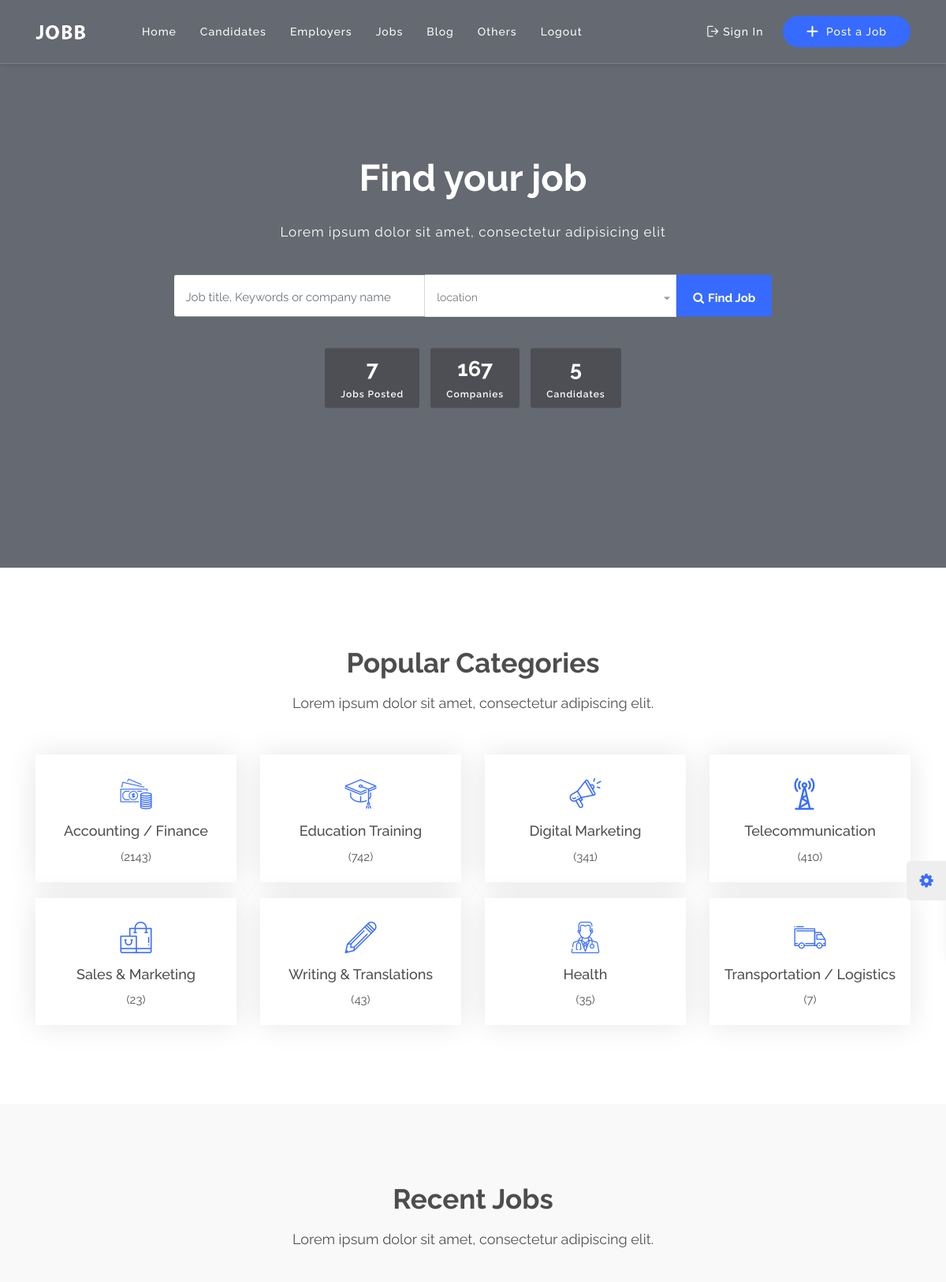
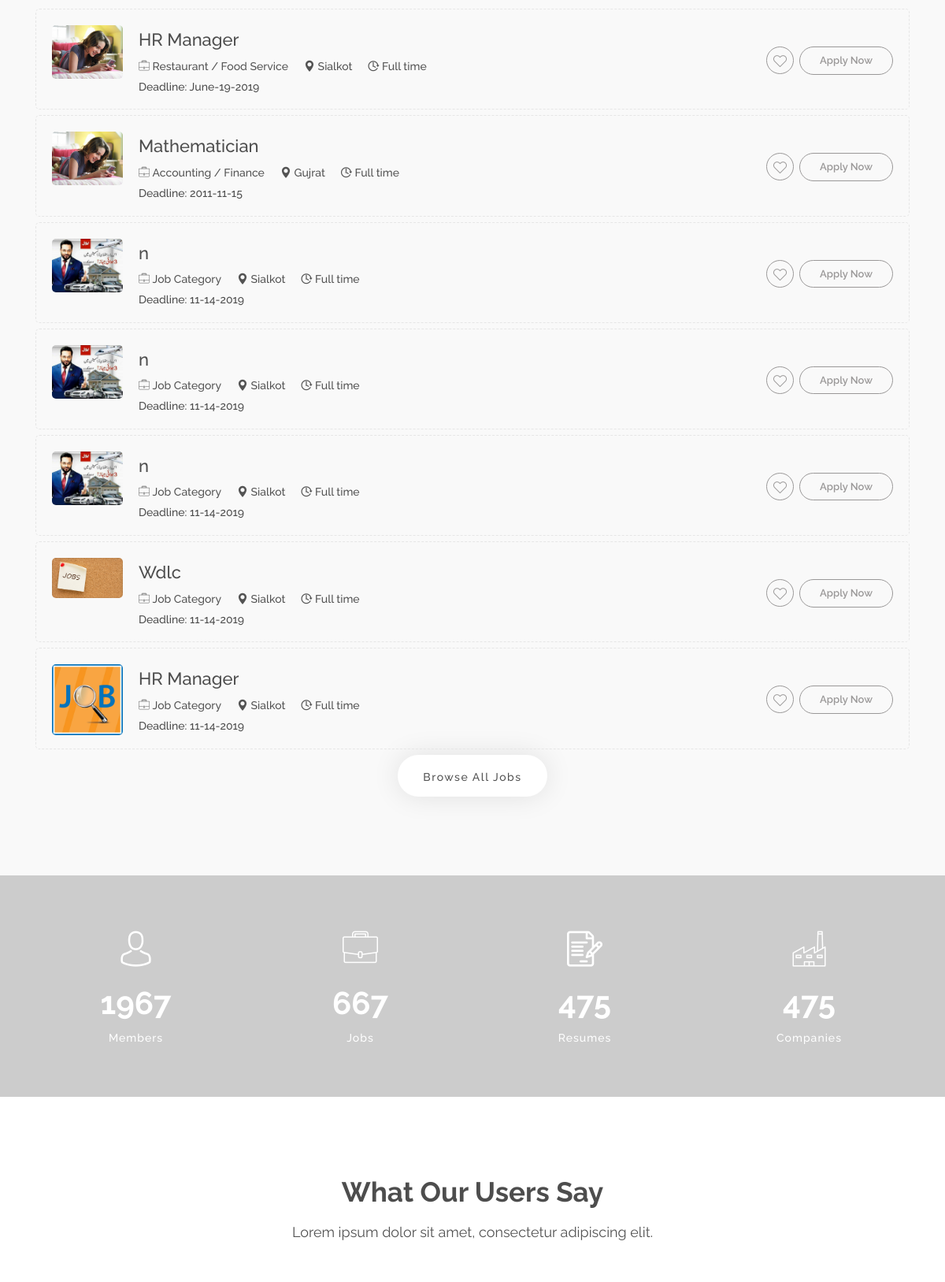
Page /index-3.php (upper part) on the committed database (2 pictures, top to bottom).
### tables this page shows
CREATE TABLE `job_post` (
  `id` int(11) NOT NULL,
  `job_title` varchar(255) NOT NULL,
  `job_type` varchar(255) NOT NULL,
  `job_category` varchar(255) NOT NULL,
  `location` varchar(255) NOT NULL,
  `salary` varchar(255) NOT NULL,
  `gender` varchar(255) NOT NULL,
  `country` varchar(255) NOT NULL,
  `city` varchar(255) NOT NULL,
  `qualification` varchar(255) NOT NULL,
  `experience` varchar(255) NOT NULL,
  `last_date` varchar(255) NOT NULL,
  `message` longtext NOT NULL,
  `file` varchar(255) NOT NULL,
  `post_date` timestamp NOT NULL DEFAULT CURRENT_TIMESTAMP
);

### HTML/index-3.php (the view, shortened to what this page needs)
<?php
include('includes/db.php');
$sql = "SELECT * FROM job_post";
$query = mysqli_query($con,$sql);
if(mysqli_num_rows($query) > 0){
  $job = mysqli_num_rows($query);
}
?>
<?php
include('includes/db.php');
$sql = "SELECT * FROM job_apply";
$query = mysqli_query($con,$sql);
if(mysqli_num_rows($query) > 0){
  $candidate = mysqli_num_rows($query);
}
?>
<!DOCTYPE html>
<html lang="zxx">
<head>
    <link rel="stylesheet" type="text/css" href="css/bootstrap.min.css">
    <link rel="stylesheet" type="text/css" href="css/animate.min.css">
    <link rel="stylesheet" type="text/css" href="css/bootstrap-submenu.css">
    <link rel="stylesheet" type="text/css" href="css/bootstrap-select.min.css">
    <link rel="stylesheet" type="text/css" href="css/magnific-popup.css">
    <link rel="stylesheet" type="text/css" href="css/daterangepicker.css">
    <link rel="stylesheet" href="css/leaflet.css" type="text/css">
    <link rel="stylesheet" href="css/map.css" type="text/css">
    <link rel="stylesheet" type="text/css" href="fonts/font-awesome/css/font-awesome.min.css">
    <link rel="stylesheet" type="text/css" href="fonts/flaticon/font/flaticon.css">
    <link rel="stylesheet" type="text/css" href="fonts/linearicons/style.css">
    <link rel="stylesheet" type="text/css"  href="css/jquery.mCustomScrollbar.css">
    <link rel="stylesheet" type="text/css"  href="css/dropzone.css">
    <link rel="stylesheet" type="text/css"  href="css/slick.css">
    <link rel="stylesheet" type="text/css" href="css/style.css">
    <link rel="stylesheet" type="text/css" id="style_sheet" href="css/skins/midnight-blue.css">
    <link rel="stylesheet" type="text/css" href="css/ie10-viewport-bug-workaround.css">
</head>
<body>
<?php include("includes/header.php")?>
<div class="banner banner_video_bg" id="banner">
    <div id="bannerCarousole" class="carousel slide" data-ride="carousel">
        <div class="carousel-inner">
            <div class="carousel-item banner-max-height active">
            </div>
        </div>
    </div>
    <div class="banner-inner">
        <div class="container">
            <div class="text-center">
                <h3 class="b-text">Find your job</h3>
                <p>Lorem ipsum dolor sit amet, consectetur adipisicing elit</p>
                <form class="" action="searchjob.php" method="get">
                <div class="inline-search-area ml-auto mr-auto none-768">
                    <div class="search-boxs">
                        <div class="search-col">
                            <input type="text" name="search" class="form-control has-icon b-radius" placeholder="Job title, Keywords or company name">
                        </div>
                        <div class="search-col">
                            <select class="selectpicker search-fields" name="location">
                                <option>location</option>
                            </select>
                        </div>
                        <div class="find">
                            <button name="find_job" class="btn button-theme btn-search btn-block b-radius">
                                <i class="fa fa-search"></i><strong>Find Job</strong>
                            </button>
                        </div>
                    </div>
                </div>
                  </form>
                <div class="banner-counter-box none-768">
                    <div class="counter-box">
                        <h1 class="counter"><?php echo $job; ?></h1>
                        <p>Jobs Posted</p>
                    </div>
                    <div class="counter-box">
                        <h1 class="counter">167</h1>
                        <p>Companies</p>
                    </div>
                    <div class="counter-box">
                        <h1 class="counter"><?php echo $candidate; ?></h1>
                        <p>Candidates</p>
                    </div>
                </div>
            </div>
        </div>
    </div>
</div>
<div class="popular-categories content-area-7">
    <div class="container">
        <div class="main-title text-center">
            <h1>Popular Categories</h1>
            <p>Lorem ipsum dolor sit amet, consectetur adipiscing elit.</p>
        </div>
        <div class="row">
            <div class="col-lg-3 col-md-4 col-sm-6">
                <div class="categorie-box">
                    <i class="flaticon-money"></i>
                    <h5>Accounting / Finance</h5>
                    <span>(2143)</span>
                </div>
            </div>
            <div class="col-lg-3 col-md-4 col-sm-6">
                <div class="categorie-box">
                    <i class="flaticon-mortarboard"></i>
                    <h5>Education Training</h5>
                    <span>(742)</span>
                </div>
            </div>
            <div class="col-lg-3 col-md-4 col-sm-6">
                <div class="categorie-box">
                    <i class="flaticon-shout"></i>
                    <h5>Digital Marketing</h5>
                    <span>(341)</span>
                </div>
            </div>
            <div class="col-lg-3 col-md-4 col-sm-6">
                <div class="categorie-box">
                    <i class="flaticon-radar"></i>
                    <h5>Telecommunication</h5>
                    <span>(410)</span>
                </div>
            </div>
            <div class="col-lg-3 col-md-4 col-sm-6">
                <div class="categorie-box">
                    <i class="flaticon-sale"></i>
                    <h5>Sales & Marketing</h5>
                    <span>(23)</span>
                </div>
            </div>
            <div class="col-lg-3 col-md-4 col-sm-6">
                <div class="categorie-box">
                    <i class="flaticon-pencil"></i>
                    <h5>Writing & Translations</h5>
                    <span>(43)</span>
                </div>
            </div>
            <div class="col-lg-3 col-md-4 col-sm-6">
                <div class="categorie-box">
                    <i class="flaticon-doctor"></i>
                    <h5>Health</h5>
                    <span>(35)</span>
                </div>
            </div>
            <div class="col-lg-3 col-md-4 col-sm-6">
                <div class="categorie-box">
                    <i class="flaticon-truck"></i>
                    <h5>Transportation / Logistics</h5>
                    <span>(7)</span>
                </div>
            </div>
        </div>
    </div>
</div>
<div class="job-section content-area-5 bg-grea">
    <div class="container">
        <div class="main-title text-center">
            <h1>Recent Jobs</h1>
            <p>Lorem ipsum dolor sit amet, consectetur adipiscing elit.</p>
        </div>
        <div class="row">
            <div class="col-lg-12">
                      <?php
                      include('includes/db.php');
                      $sql = "SELECT * FROM job_post";
                      $query = mysqli_query($con,$sql);
                      if(mysqli_num_rows($query) > 0){
                        while($row = mysqli_fetch_array($query))
                          {
                          $id = $row['id'];
                          $post_title = $row['job_title'] ;
                          $post_type = $row['job_type'] ;
                          $city = $row['city'] ;
                          $category = $row['job_category'] ;
                          $deadline = $row['last_date'];
                          $file = $row['file'];
                      ?>
                <div class="job-box">
                    <div class="company-logo">
                        <img src="<?php echo $file; ?>" alt="logo">
                    </div>
                    <div class="description">
                        <div class="float-left">
                            <h5 class="title"><a href="job-details.php"><?php echo $post_title; ?></a></h5>
                            <div class="candidate-listing-footer">
                                <ul>
                                    <li><i class="flaticon-work"></i> <?php echo $category; ?></li>
                                    <li><i class="flaticon-pin"></i> <?php echo $city; ?></li>
                                    <li><i class="flaticon-time"></i> <?php echo $post_type; ?></li>
                                </ul>
                                <h6>Deadline: <?php echo $deadline; ?></h6>
                            </div>
                        </div>
                        <div class="div-right">
                            <a href="apply-job.php?jb_id=<?php echo $id; ?>" class="apply-button">Apply Now</a>
                            <a href="#"><i class="flaticon-heart favourite"></i></a>
                        </div>
                    </div>
                </div>
          <?php
            }
          }
           ?>
                <div class="text-center clearfix">
                    <a href="job-list.php" class="browse-all">Browse All Jobs</a>
                </div>
            </div>
        </div>
    </div>
</div>
<div class="counters bg-color-full-2">
    <div class="container">
        <div class="row">
            <div class="col-lg-3 col-md-3 col-sm-6">
                <div class="counter-box">
                    <i class="flaticon-user"></i>
                    <h1 class="counter">1967</h1>
                    <p>Members</p>
                </div>
            </div>
            <div class="col-lg-3 col-md-3 col-sm-6">
                <div class="counter-box">
                    <i class="flaticon-work"></i>
                    <h1 class="counter">667</h1>
                    <p>Jobs</p>
                </div>
            </div>
            <div class="col-lg-3 col-md-3 col-sm-6">
                <div class="counter-box">
                    <i class="flaticon-document"></i>
                    <h1 class="counter">475</h1>
                    <p>Resumes</p>
                </div>
            </div>
            <div class="col-lg-3 col-md-3 col-sm-6">
                <div class="counter-box">
                    <i class="flaticon-factory"></i>
                    <h1 class="counter">475</h1>
                    <p>Companies</p>
                </div>
            </div>
        </div>
    </div>
</div>
<?php include("includes/_testimonial.php") ?>
</body>
</html>

### HTML/css/skins/midnight-blue.css (style rules this page uses)
.button-theme { background: #376bff; }
.categorie-box i { color: #376bff; }

### rows in the picture
job_post: file (picture), job_title "HR Manager", job_category "Restaurant / Food Service", city "Sialkot", job_type "Full time", last_date "June-19-2019"
job_post: file (picture), job_title "Mathematician", job_category "Accounting / Finance", city "Gujrat", job_type "Full time", last_date "2011-11-15"
job_post: file (picture), job_title "n", job_category "Job Category", city "Sialkot", job_type "Full time", last_date "11-14-2019"
job_post: file (picture), job_title "n", job_category "Job Category", city "Sialkot", job_type "Full time", last_date "11-14-2019"
job_post: file (picture), job_title "n", job_category "Job Category", city "Sialkot", job_type "Full time", last_date "11-14-2019"
job_post: file (picture), job_title "Wdlc", job_category "Job Category", city "Sialkot", job_type "Full time", last_date "11-14-2019"
job_post: file (picture), job_title "HR Manager", job_category "Job Category", city "Sialkot", job_type "Full time", last_date "11-14-2019"

### other values in the picture
$job "7"
$candidate "5"
